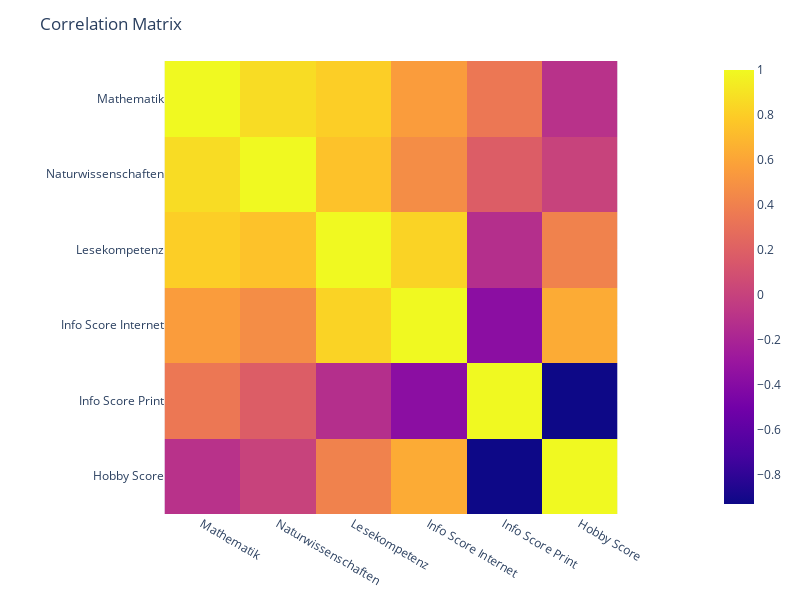

Notebook source saved alongside this figure:
### Code cell
fig = px.imshow(data.loc[:,['Mathematik', 'Naturwissenschaften', 'Lesekompetenz','Info Score Internet', 'Info Score Print', 'Hobby Score']].corr())
fig.update_layout(title='Correlation Matrix',autosize=False, width=800,height=600)
fig.show()

### Figure 1 — Plotly figure (JSON) as saved in the notebook; plotly's stock layout.template omitted (floating-point values rounded to 4 significant figures)
{"data": [{"coloraxis": "coloraxis", "hovertemplate": "x: %{x}<br>y: %{y}<br>color: %{z}<extra></extra>", "name": "0", "type": "heatmap", "x": ["Mathematik", "Naturwissenschaften", "Lesekompetenz", "Info Score Internet", "Info Score Print", "Hobby Score"], "xaxis": "x", "y": ["Mathematik", "Naturwissenschaften", "Lesekompetenz", "Info Score Internet", "Info Score Print", "Hobby Score"], "yaxis": "y", "z": [[1, 0.868, 0.804, 0.5521, 0.3464, -0.1024], [0.868, 1, 0.7477, 0.4693, 0.1836, 0.008025], [0.804, 0.7477, 1, 0.8275, -0.1271, 0.4065], [0.5521, 0.4693, 0.8275, 1, -0.3734, 0.6302], [0.3464, 0.1836, -0.1271, -0.3734, 1, -0.9276], [-0.1024, 0.008025, 0.4065, 0.6302, -0.9276, 1]]}], "layout": {"autosize": false, "coloraxis": {"colorscale": [[0, "#0d0887"], [0.1111, "#46039f"], [0.2222, "#7201a8"], [0.3333, "#9c179e"], [0.4444, "#bd3786"], [0.5556, "#d8576b"], [0.6667, "#ed7953"], [0.7778, "#fb9f3a"], [0.8889, "#fdca26"], [1, "#f0f921"]]}, "height": 600, "margin": {"t": 60}, "title": {"text": "Correlation Matrix"}, "width": 800, "xaxis": {"anchor": "y", "constrain": "domain", "domain": [0, 1], "scaleanchor": "y"}, "yaxis": {"anchor": "x", "autorange": "reversed", "constrain": "domain", "domain": [0, 1]}}}
